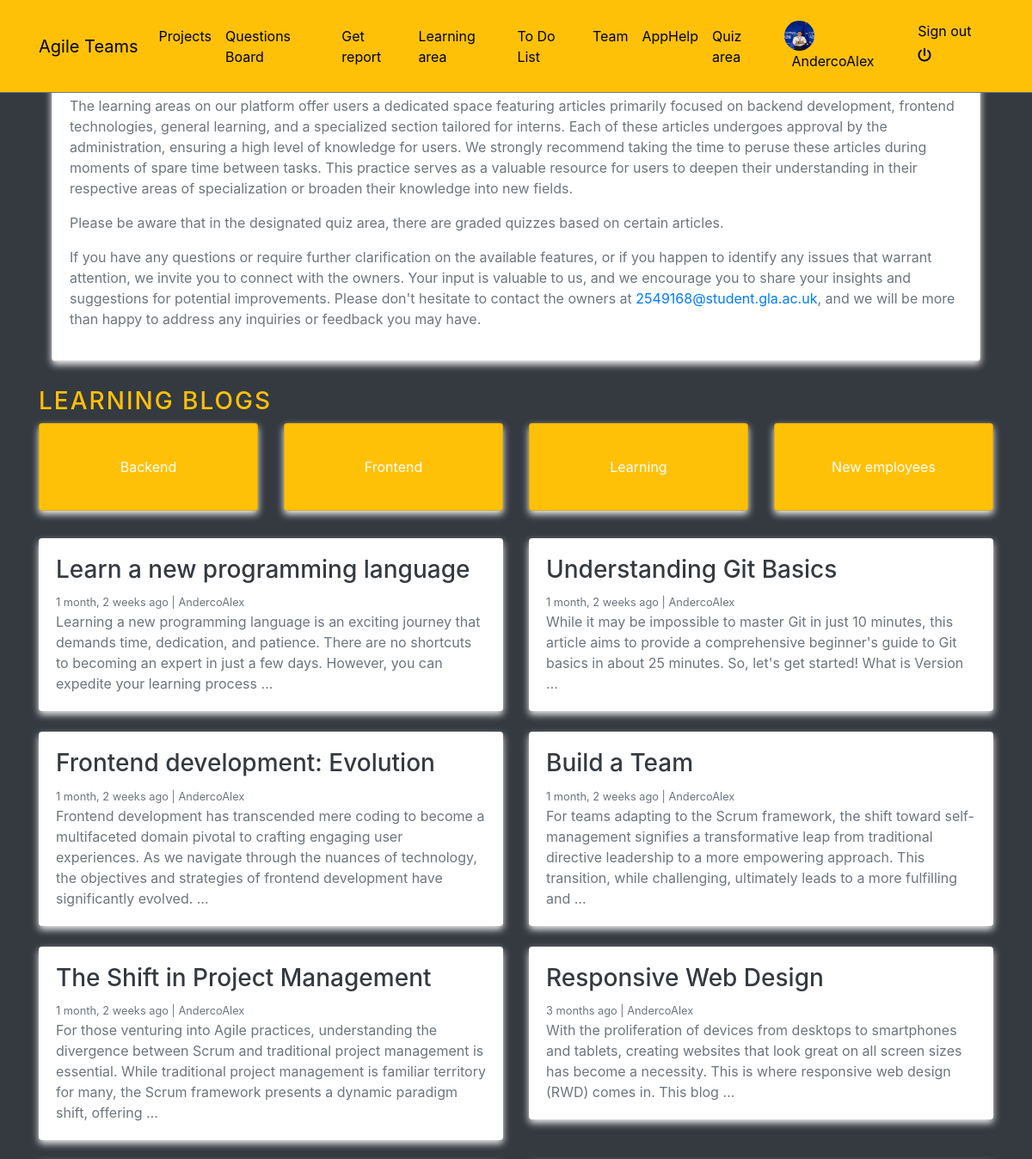
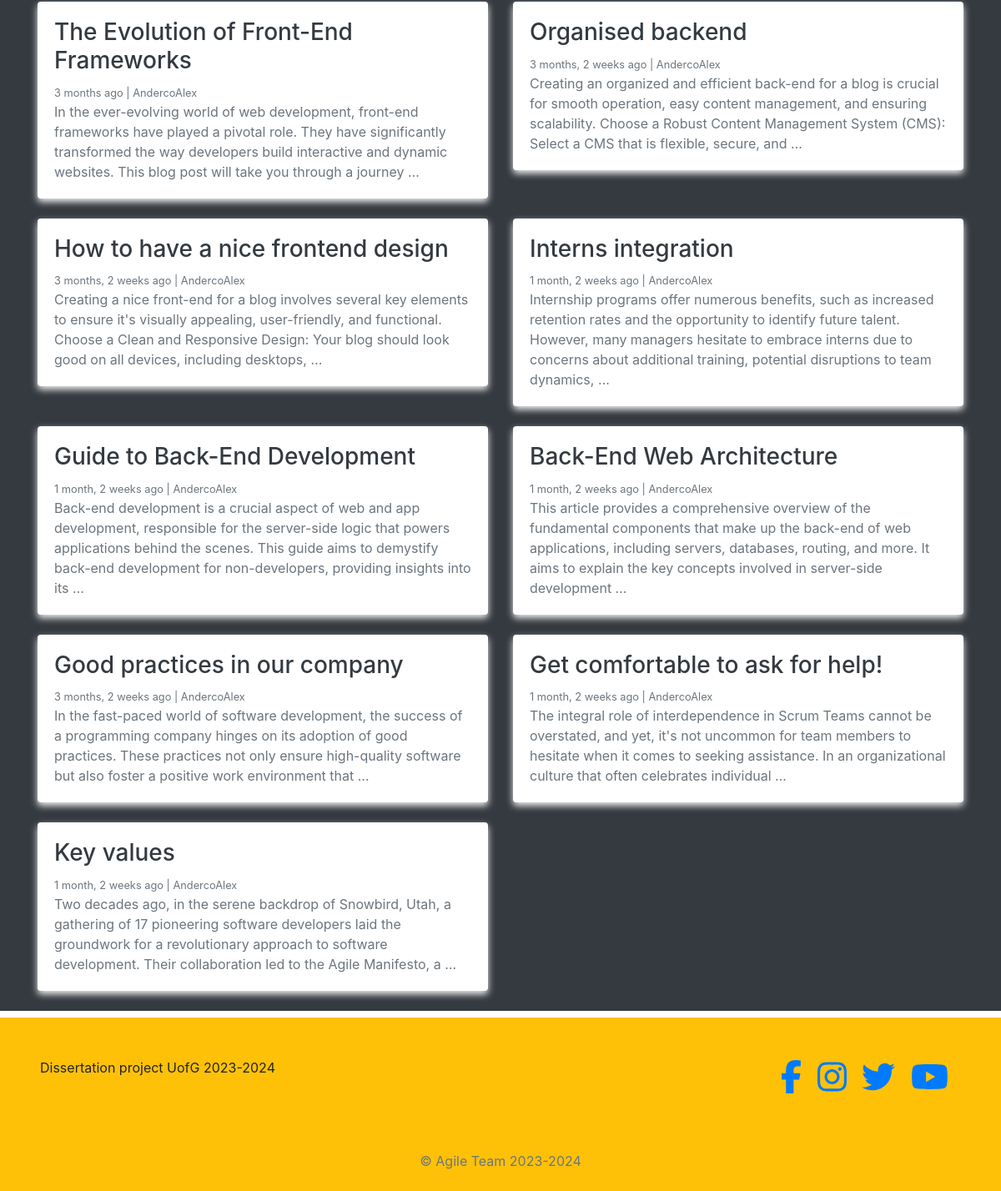
Screenshot of /learning/ (signed in) with the database file from the repository (2 pictures, top to bottom).
### blogs/models.py (models this page shows, shortened)
class Category(models.Model):
    category_name = models.CharField(max_length=200, unique=True)
    created_at = models.DateTimeField(auto_now_add=True)
    updated_at = models.DateTimeField(auto_now=True)
    class Meta:
        verbose_name_plural = 'Categories'

class Blog(models.Model):
    title = models.CharField(max_length=200)
    slug = models.SlugField(max_length=250, unique=True, blank=True)
    category = models.ForeignKey(Category, on_delete=models.CASCADE)
    author = models.ForeignKey(User, on_delete=models.CASCADE)
    short_description =models.TextField(max_length=500)
    description = models.TextField(blank=True, null=True)
    blog_body = models.TextField(max_length=5000)
    status = models.CharField(max_length=20, choices= STATUS_CHOICES, default='Draft')
    created_at = models.DateTimeField(auto_now_add=True)
    updated_at = models.DateTimeField(auto_now=True)

### agile/views.py (the view)
# urls.py: 2. Add a URL to urlpatterns:  path('', views.home, name='home')
def home(request):
    categories = Category.objects.all()
    posts = Blog.objects.filter(status='Published').order_by('updated_at')
    context = {
        'categories': categories,
        'posts': posts,
    }
    return render(request, 'home.html', context)

### blogs/context_processors.py (called while the page is built)
def get_categories(request):
    categories = Category.objects.all()
    return dict(categories=categories)

### profiles/context_processors.py (called while the page is built)
def profile_pic(request):
    if request.user.is_authenticated:
        user = request.user
        try:
            profile_obj = Profile.objects.get(user=user)
            pic = profile_obj.profile_picture
        except Profile.DoesNotExist:
            pic = None
        return {'picture':pic}
    return {}

def get_profile(request):
    if request.user.is_authenticated:
        user = request.user
        try:
            profile_obj = Profile.objects.get(user=user)
        except Profile.DoesNotExist:
            pic = None
        return {'profile':profile_obj}
    return {}

### templates/home.html
{% extends 'base.html' %}
{% block content %}
{% if request.user.is_authenticated  %}
    <div class="container" style="margin-top: 70px; ">
      <div class="container">
        <div class="card">
            <div class="card-body">
<p> The learning areas on our platform offer users a dedicated space featuring articles primarily focused on backend development, frontend technologies, general learning, and a specialized section tailored for interns. Each of these articles undergoes approval by the administration, ensuring a high level of knowledge for users. We strongly recommend taking the time to peruse these articles during moments of spare time between tasks. This practice serves as a valuable resource for users to deepen their understanding in their respective areas of specialization or broaden their knowledge into new fields. </p>
<p>Please be aware that in the designated quiz area, there are graded quizzes based on certain articles.</p>
<p>If you have any questions or require further clarification on the available features, or if you happen to identify any issues that warrant attention, we invite you to connect with the owners. Your input is valuable to us, and we encourage you to share your insights and suggestions for potential improvements. Please don't hesitate to contact the owners at <a href="mailto:2549168@student.gla.ac.uk">2549168@student.gla.ac.uk</a>, and we will be more than happy to address any inquiries or feedback you may have.</p>
</div>
        </div>
    </div>
        <h3 class="text-uppercase text-warning" style="letter-spacing: 2px; margin-top: 30px;">Learning Blogs</h3>
        <div class="row mb-4">
            <div class="col-md-12 text-center">
                <div class="card-deck">
                    {% for category in categories %}
                        <a href="{% url 'posts_by_category' category.id %}" class="card text-white bg-warning mb-2">
                            <div class="card-body d-flex justify-content-center align-items-center" style="height: 100px;">
                                <span class="card-text">{{ category.category_name }}</span>
                            </div>
                        </a>
                    {% endfor %}
                </div>
            </div>
        </div>
        <div class="row mb-2">
            {% for blog_post in posts %}
                <div class="col-md-6">
                    <div class="card border-0 mb-4">
                        <div class="card-body">
                            <h3><a href="{% url 'blogs' blog_post.slug %}" class="text-dark">{{ blog_post.title }}</a></h3>
                            <small class="mb-1 text-muted">{{ blog_post.created_at | timesince }} ago | {{ blog_post.author }}</small>
                            <p class="card-text">{{ blog_post.short_description | truncatewords:35 }}</p>
                        </div>
                    </div>
                </div>
            {% endfor %}
        </div>
    </div>
    {% else %}
    <div class = "text-white text-center h3" style="margin-top: 70px;"> Please log in! </div>
    {% endif %}
{% endblock %}

### templates/navbar.html (shortened to what this page needs)
<!DOCTYPE html>
<html lang="en">
<head>
</head>
<body>
<nav class="navbar navbar-icon-top navbar-expand-lg navbar-dark bg-warning border-bottom border-secondary fixed-top py-3">
    <div class="container">
        <a class="navbar-brand" href="{% url 'help' %}">Agile Teams</a>
        <div class="collapse navbar-collapse" id="navbarSupportedContent">
            <ul class="navbar-nav mr-auto">
                <li class="nav-item">
                    <a class="nav-link" href="{% url "reports:home" %}">Projects</a>
                </li>
                <li class="nav-item">
                    <a class="nav-link" href="{% url "posts:post-list" %}">Questions Board</a>
                </li>
                <li class="nav-item">
                    <a class="nav-link" href="{% url "reports:select-view" %}">Get report</a>
                </li>
                <li class="nav-item">
                    <a class="nav-link" href="{% url 'home' %}">Learning area</a>
                </li>
                <li class="nav-item">
                    <a class="nav-link" href="{% url 'todo' %}">To Do List</a>
                </li>
                <li class="nav-item">
                    <a class="nav-link" href="{% url 'team' %}">Team</a>
                </li>
                <li class="nav-item">
                    <a class="nav-link" href="{% url 'help' %}">AppHelp</a>
                </li>
                <li class="nav-item">
                    <a class="nav-link" href="{% url 'quiz:quiz_home' %}">Quiz area</a>
                </li>
            </ul>
            <ul class='navbar-nav'>
                {% if request.user.is_authenticated %}
                    <li class='nav-item'>
                        <a class='nav-link' href='{% url "profiles:profile-view" %}'>
                            <img src='{{picture.url}}' class='img-avatar' alt='profile picture'>
                            <span class='ml-2'> {{request.user}} </span>
                        </a>
                    </li>
                    <li class="nav-item">
                        <a class="nav-link" href="{% url 'account_logout' %}">
                            Sign out <i class="fas fa-power-off mt-2"></i>
                        </a>
                    </li>
                {% else %}
                    <li class="nav-item">
                        <a class="nav-link" href="{% url 'account_login' %}">
                            Sign in <i class="fa fa-sign-in-alt"></i>
                        </a>
                    </li>
                {% endif %}
            </ul>
        </div>
    </div>
</nav>
</body>
</html>

### static/style.css (style rules this page uses)
.img-avatar { height: 35px; width: 35px; border-radius: 50%; }
body { background-color: orange; }

### static/test.css (style rules this page uses)
body { font-family: 'Arial', sans-serif; background-color: orange; margin: 0; padding: 0; }
.navbar-nav .nav-link { color: black !important; }
.card { box-shadow: 0 4px 8px #f5f3f3; transition: transform 0.3s, box-shadow 0.3s; }
.card-body { padding: 20px; }
p { color: #6c757d; }
.text-center { text-align: center; }
.text-white { color: #ffffff; }

### templates/navbar.html (style rules this page uses)
.navbar-nav .nav-link { color: black !important; }
.navbar-brand { color: black !important; }

### rows the page displays
Category: category_name "Backend"
Category: category_name "Frontend"
Category: category_name "Learning"
Category: category_name "New employees"
Blog: title "Learn a new programming language", created_at "1 month, 2 weeks", author "AndercoAlex", short_description "Learning a new programming language is an exciting journey that demands time, dedication, and patience. There are no shortcuts to becoming an expert in just a few days. However, you can expedite your learning process …"
Blog: title "Understanding Git Basics", created_at "1 month, 2 weeks", author "AndercoAlex", short_description "While it may be impossible to master Git in just 10 minutes, this article aims to provide a comprehensive beginner's guide to Git basics in about 25 minutes. So, let's get started! What is Version …"
Blog: title "Frontend development: Evolution", created_at "1 month, 2 weeks", author "AndercoAlex", short_description "Frontend development has transcended mere coding to become a multifaceted domain pivotal to crafting engaging user experiences. As we navigate through the nuances of technology, the objectives and strategies of frontend development have significantly evolved. …"
Blog: title "Build a Team", created_at "1 month, 2 weeks", author "AndercoAlex", short_description "For teams adapting to the Scrum framework, the shift toward self-management signifies a transformative leap from traditional directive leadership to a more empowering approach. This transition, while challenging, ultimately leads to a more fulfilling and …"
Blog: title "The Shift in Project Management", created_at "1 month, 2 weeks", author "AndercoAlex", short_description "For those venturing into Agile practices, understanding the divergence between Scrum and traditional project management is essential. While traditional project management is familiar territory for many, the Scrum framework presents a dynamic paradigm shift, offering …"
Blog: title "Responsive Web Design", created_at "3 months", author "AndercoAlex", short_description "With the proliferation of devices from desktops to smartphones and tablets, creating websites that look great on all screen sizes has become a necessity. This is where responsive web design (RWD) comes in. This blog …"
Blog: title "The Evolution of Front-End Frameworks", created_at "3 months", author "AndercoAlex", short_description "In the ever-evolving world of web development, front-end frameworks have played a pivotal role. They have significantly transformed the way developers build interactive and dynamic websites. This blog post will take you through a journey …"
Blog: title "Organised backend", created_at "3 months, 2 weeks", author "AndercoAlex", short_description "Creating an organized and efficient back-end for a blog is crucial for smooth operation, easy content management, and ensuring scalability. Choose a Robust Content Management System (CMS): Select a CMS that is flexible, secure, and …"
Blog: title "How to have a nice frontend design", created_at "3 months, 2 weeks", author "AndercoAlex", short_description "Creating a nice front-end for a blog involves several key elements to ensure it's visually appealing, user-friendly, and functional. Choose a Clean and Responsive Design: Your blog should look good on all devices, including desktops, …"
Blog: title "Interns integration", created_at "1 month, 2 weeks", author "AndercoAlex", short_description "Internship programs offer numerous benefits, such as increased retention rates and the opportunity to identify future talent. However, many managers hesitate to embrace interns due to concerns about additional training, potential disruptions to team dynamics, …"
Blog: title "Guide to Back-End Development", created_at "1 month, 2 weeks", author "AndercoAlex", short_description "Back-end development is a crucial aspect of web and app development, responsible for the server-side logic that powers applications behind the scenes. This guide aims to demystify back-end development for non-developers, providing insights into its …"
Blog: title "Back-End Web Architecture", created_at "1 month, 2 weeks", author "AndercoAlex", short_description "This article provides a comprehensive overview of the fundamental components that make up the back-end of web applications, including servers, databases, routing, and more. It aims to explain the key concepts involved in server-side development …"
Blog: title "Good practices in our company", created_at "3 months, 2 weeks", author "AndercoAlex", short_description "In the fast-paced world of software development, the success of a programming company hinges on its adoption of good practices. These practices not only ensure high-quality software but also foster a positive work environment that …"
Blog: title "Get comfortable to ask for help!", created_at "1 month, 2 weeks", author "AndercoAlex", short_description "The integral role of interdependence in Scrum Teams cannot be overstated, and yet, it's not uncommon for team members to hesitate when it comes to seeking assistance. In an organizational culture that often celebrates individual …"
Blog: title "Key values", created_at "1 month, 2 weeks", author "AndercoAlex", short_description "Two decades ago, in the serene backdrop of Snowbird, Utah, a gathering of 17 pioneering software developers laid the groundwork for a revolutionary approach to software development. Their collaboration led to the Agile Manifesto, a …"

### other values shown
{{ request.user }} "AndercoAlex"
